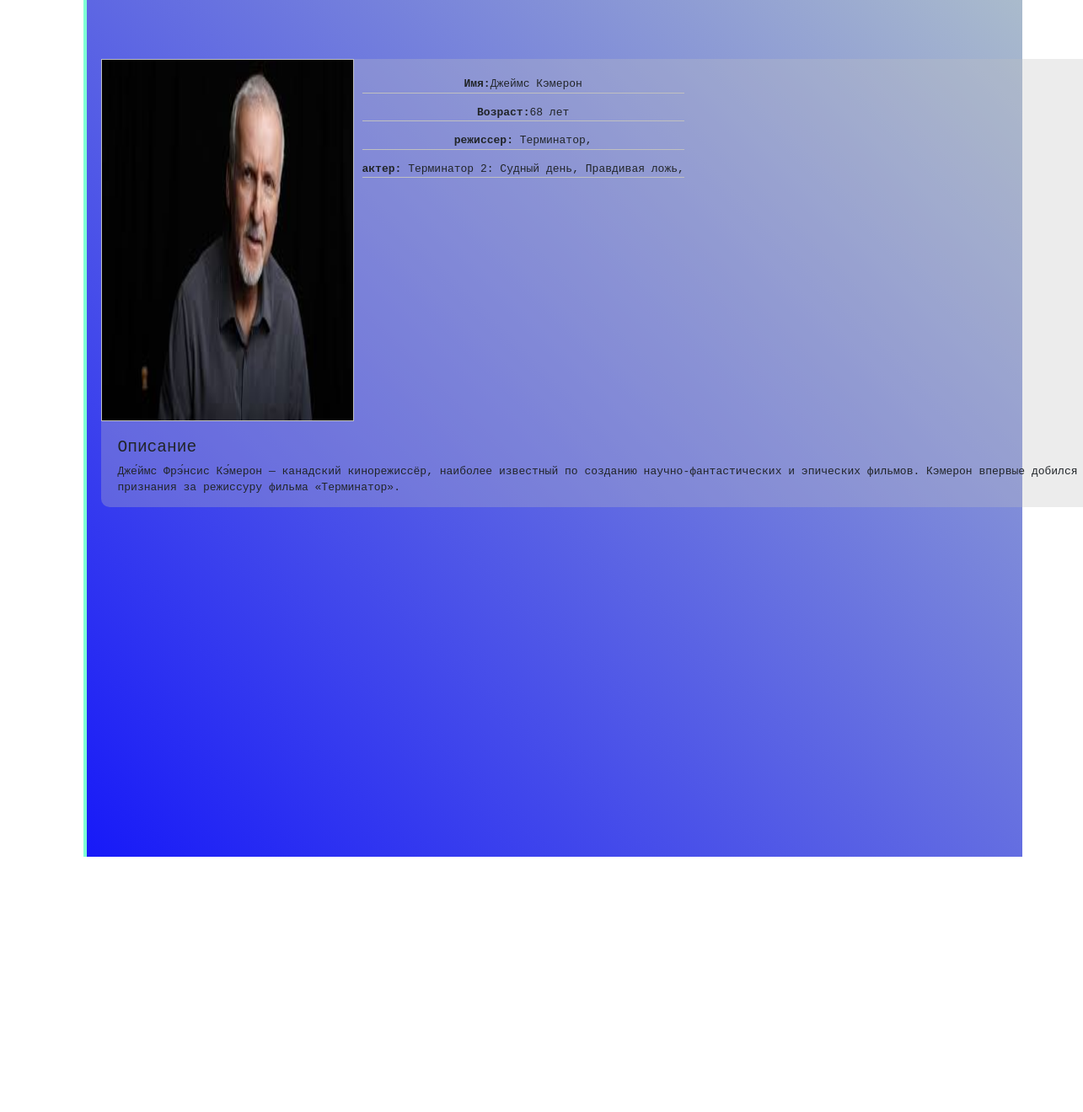
The app's page /kino/actor/Джеймс Кэмерон/ with its own data.
### kino/models.py (models this page shows, shortened)
class Actor(models.Model):
    name = models.CharField('Имя', max_length=100)
    age = models.PositiveSmallIntegerField('Возраст', default=0)
    description = models.TextField('Описание')
    image = models.ImageField('Изображение', upload_to='actors')
    class Meta:
        verbose_name = 'Актеры и Режисеры'
        verbose_name_plural = 'Актеры и Режисеры'

class Movie(models.Model):
    title = models.CharField('Название', max_length=100)
    tagline = models.CharField('Слоган', max_length=100, default='')
    description = models.TextField('Описание')
    poster = models.ImageField('Постер', upload_to='movies')
    year = models.PositiveSmallIntegerField('Дата Выхода', default=2019)
    country = models.CharField('Страна', max_length=30)
    directors = models.ManyToManyField(Actor, verbose_name='режиссер', related_name='film_director')
    actors = models.ManyToManyField(Actor, verbose_name='актеры', related_name='film_actor')
    genres = models.ManyToManyField(Genre, verbose_name='жанры')
    world_premiere = models.DateField('Примьера в мире', default=date.today)
    budget = models.PositiveIntegerField('Бюджет', default=0, help_text='указывать сумму в долларах')
    fees_in_usa = models.PositiveIntegerField('Сборы в США', default=0, help_text='указывать сумму в долларах')
    fees_in_world = models.PositiveIntegerField('Сборы в Мире', default=0, help_text='указывать сумму в долларах')
    category = models.ForeignKey(Category, verbose_name='Категория', on_delete=models.SET_NULL, null=True)
    url = models.SlugField(max_length=130, unique=True)
    draft = models.BooleanField('Черновик', default=False)
    class Meta:
        verbose_name = 'Фильм'
        verbose_name_plural = 'Фильмы'

### kino/views.py (the view)
# urls.py: path('actor/<str:slug>/', views.ActorView.as_view(), name='actor'),
class ActorView(GenreYears, DetailView):
    model = Actor
    template_name = 'actor.html'
    slug_field = 'name'

### glavnaia/templates/actor.html (shortened to what this page needs)
{% extends 'shablon2.html' %}
{% load movie_tag %}
{% load static %}
{% block body %}
        <div class="teniaa">
            <div class="contentaa">
                <div class="imgaa">
                    <img src="{{ actor.image.url }}" alt="">
                </div>
                <div class="booka">
                    <p><b>Имя:</b>{{ actor.name }}</p>
                    <p><b>Возраст:</b>{{ actor.age }} лет</p>
                    <p>
                        <b>режиссер:</b>
                            {% for el in actor.film_director.all %}
                                    {{ el.title }},
                            {% endfor %}
                    </p>
                    <p>
                        <b>актер:</b>
                            {% for el in actor.film_actor.all %}
                                    {{ el.title }},
                            {% endfor %}
                    </p>
                </div>
                <div class="ffa">
                    <h4>Описание</h4>
                    <p>{{ actor.description|safe }}<p>
                </div>
            </div>
        </div>
{% endblock %}

### glavnaia/static/css/osnovaV.css (style rules this page uses)
* { margin: 0; padding: 0; box-sizing: border-box; font-family: monospace; }
div.teniaa { width: 1198px; margin-left: 20px; margin-top: 20px; }
div.teniaa div.contentaa { width: 1198px; margin-left: 7px; }
div.teniaa div.contentaa { background-color: rgba(192, 192, 192, 0.3); }
div.teniaa { background-color: rgba(192, 192, 192, 0.1); }
div.teniaa { border-radius: 10px; }
div.teniaa div.contentaa { border-radius: 10px; }
div.teniaa div.contentaa { float: left; }
div.teniaa div.contentaa div.imgaa img { height: 430px; width: 300px; float: left; border: 1px solid #c0c0c0; }
div.teniaa div.contentaa div.booka { margin-top: 20px; margin-left: 10px; margin-right: 10px; float: left; text-align: center; }
div.teniaa div.contentaa div.ffa { margin-top: 20px; margin-left: 20px; margin-right: 20px; float: left; }
div.teniaa { margin-left: 20px; margin-top: 50px; }
div.teniaa div.contentaa div.booka p { border-bottom: 1px solid #c0c0c0; }

### records on screen
Actor: image (picture), name "Джеймс Кэмерон", age "68", description "Дже́ймс Фрэ́нсис Кэ́мерон — канадский кинорежиссёр, наиболее известный по созданию научно-фантастических и эпических фильмов. Кэмерон впервые добился признания за режиссуру фильма «Терминатор»."
Movie: title "Терминатор"
Movie: title "Терминатор 2: Судный день"
Movie: title "Правдивая ложь"
